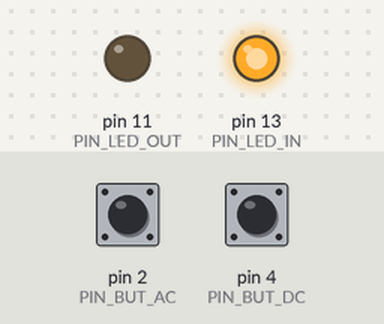
The sketch below on a simulated Arduino Uno, built with avr-gcc and run on an emulated ATmega328P. Shown: output pins drawn as LEDs (lit = HIGH). The inputs (shaded band) are chosen by the test bench; at power-on: pin 2 (PIN_BUT_AC) LOW, pin 4 (PIN_BUT_DC) LOW. At 0.0 s the program stops and its outputs stay as they are.

Above: at 0.1 s.
Timing chart, 0 to 1.5 s (numbered marks = the images above):
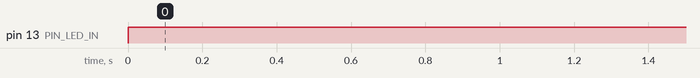

Measured:
- by itself, pin 13 (PIN_LED_IN): LOW → HIGH at 0.00 s

The sketch:

Pisca_LED.ino
```cpp
#define PIN_LED_IN 13
#define PIN_LED_OUT 11
#define PIN_BUT_AC 2
#define PIN_BUT_DC 4

int but_ac = 0;// diz o estado e quando foi precionado
int but_dc = 0;// diz o estado e quando foi precionado

int Delay = 250;
int inicio_pis = 0;
int intervalo = 1000;
int fim_pis = 0;
int led = HIGH;

void setup() {
  // put your setup code here, to run once:
  pinMode(PIN_LED_IN, OUTPUT);
  pinMode(PIN_LED_OUT, OUTPUT);
  pinMode(PIN_BUT_AC, INPUT);
  pinMode(PIN_BUT_DC, INPUT);

}

void loop() {
  // put your main code here, to run repeatedly:
  fim_pis = millis();
  if(  (fim_pis - inicio_pis > intervalo) ) {
    led = !led;
    inicio_pis = millis();
    digitalWrite(PIN_LED_OUT, led); //led da protoboard
  }

  if ( (but_ac) && (but_dc) && (millis() - but_ac <500) && (millis() - but_dc <500) ) { // testa se os butoes foram apertados
    digitalWrite(PIN_LED_OUT, LOW);                                                     // depois quando foram
    while(1);
  }
  else {
    if( but_ac ) {// primeir ve se o botao ja foi precionado antes
      if(digitalRead(PIN_BUT_AC)) {// depois ve se ele continua precionado
        but_ac = 0;// se nao estiver, muda o estado para nao precionada
        digitalWrite(PIN_LED_IN, LOW); //led da placa, ignore nao influencia
      }
    }
    else if(!digitalRead(PIN_BUT_AC)) {//caso o botao nao tenha sido apertado antes, mas foi agora
      but_ac = millis();// muda o estado para precionado e quando foi
      intervalo = intervalo - Delay;// altera o intervalo
      digitalWrite(PIN_LED_IN, HIGH); //led da placa, ignore nao influencia
    }

    if( but_dc ) {// primeir ve se o botao ja foi precionado antes
      if(digitalRead(PIN_BUT_DC)) {// depois ve se ele continua precionado
        but_dc = 0;// se nao estiver, muda o estado para nao precionada
        digitalWrite(PIN_LED_IN, LOW); //led da placa, ignore nao influencia
      }
    }
    else if(!digitalRead(PIN_BUT_DC)) {//caso o botao nao tenha sido apertado antes, mas foi agora
      but_dc = millis();// muda o estado para precionado e quando foi
      intervalo = intervalo + Delay;// altera o intervalo
      digitalWrite(PIN_LED_IN, HIGH); //led da placa, ignore nao influencia
    }
  }

}
```
